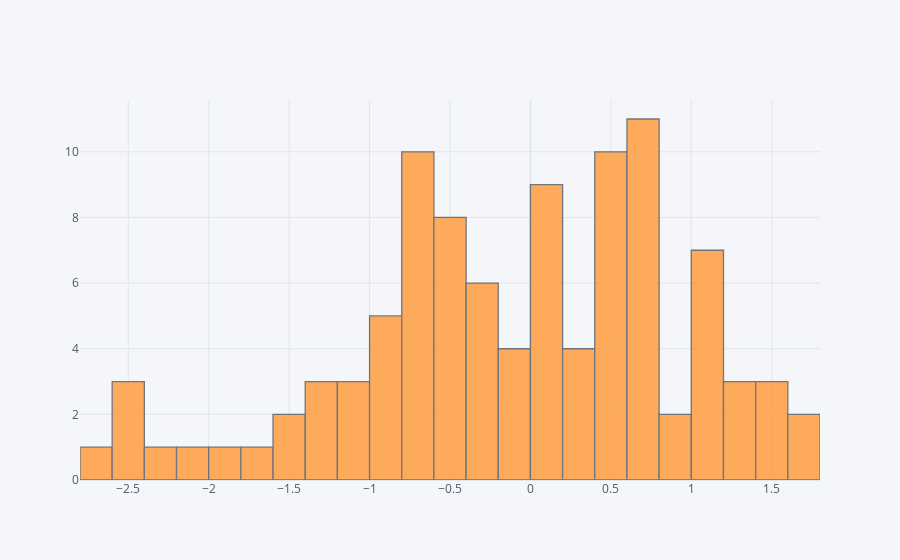

Notebook source saved alongside this figure:
### Markdown cell above
## histogram

### Code cell
df['A'].iplot(kind='hist',bins=25)

### Figure 1 — Plotly figure (JSON) as saved in the notebook; plotly's stock layout.template omitted (floating-point values rounded to 4 significant figures)
{"data": [{"histfunc": "count", "histnorm": "", "marker": {"color": "rgba(255, 153, 51, 1.0)", "line": {"color": "#4D5663", "width": 1.3}}, "name": "A", "nbinsx": 25, "opacity": 0.8, "orientation": "v", "type": "histogram", "x": [0.7295, -0.3071, 0.4927, 0.08393, -0.6889, 0.547, -0.5954, 0.591, 0.9972, 1.438, 0.1193, -1.657, 0.4487, -2.513, 0.6001, -2.732, 1.361, -0.7312, -1.397, 0.1738, 0.6818, 1.14, 0.1435, -0.9377, 0.01752, 0.3236, 0.837, -0.8793, -1.18, -0.3796, -1.141, -0.7724, -0.5145, 0.3561, -1.512, 1.377, -0.1645, -0.2015, -0.8123, 0.5955, -0.797, -0.735, 0.6386, -0.1332, -0.6123, -2.453, -1.225, -0.2582, -0.3715, 1.155, 0.6092, 0.4905, 1.715, 0.5379, -0.906, -0.4758, 0.7394, -2.219, 0.3704, 1.022, -0.5119, -0.9018, 0.1448, -2.423, -0.793, -1.187, -2.057, 1.192, -0.4616, -0.7199, 0.5067, 1.474, -1.595, -0.4783, -0.1644, 1.141, -0.7098, 0.7513, 0.1339, -1.301, 1.281, -0.3243, 0.6457, 0.003136, 0.7702, 1.115, 0.2593, 1.667, -1.897, 0.6812, -0.4506, 1.562, -0.1273, -0.504, 1.177, 0.6182, -0.6239, 0.04068, 0.4959, 0.5402]}], "layout": {"barmode": "overlay", "legend": {"bgcolor": "#F5F6F9", "font": {"color": "#4D5663"}}, "paper_bgcolor": "#F5F6F9", "plot_bgcolor": "#F5F6F9", "title": {"font": {"color": "#4D5663"}}, "xaxis": {"gridcolor": "#E1E5ED", "showgrid": true, "tickfont": {"color": "#4D5663"}, "title": {"font": {"color": "#4D5663"}, "text": ""}, "zerolinecolor": "#E1E5ED"}, "yaxis": {"gridcolor": "#E1E5ED", "showgrid": true, "tickfont": {"color": "#4D5663"}, "title": {"font": {"color": "#4D5663"}, "text": ""}, "zerolinecolor": "#E1E5ED"}}}
